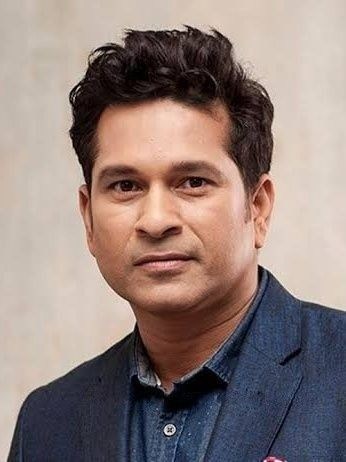
#> input picture Server/test_image/0bcbd492f128d1b35748ab9bfe264f6e.jpg, 346 x 462 px; its folder holds only this picture in this run
$ python -i streamlit.py   (imports and definitions only)
#> lines starting #> are read from the running program, lines starting #| are printed output that depends on the picture
### Server/wavelet.py
import numpy as np
import pywt
import cv2

def w2d(img, mode='haar', level=1):
    imArray = img
    #Datatype conversions
    #convert to grayscale
    imArray = cv2.cvtColor( imArray,cv2.COLOR_RGB2GRAY )
    #convert to float
    imArray =  np.float32(imArray)
    imArray /= 255;
    # compute coefficients
    coeffs=pywt.wavedec2(imArray, mode, level=level)

    #Process Coefficients
    coeffs_H=list(coeffs)
    coeffs_H[0] *= 0;

    # reconstruction
    imArray_H=pywt.waverec2(coeffs_H, mode);
    imArray_H *= 255;
    imArray_H =  np.uint8(imArray_H)

    return imArray_H

### Server/streamlit.py
import streamlit as st
import joblib
import json
import numpy as np
import base64
import cv2
from wavelet import w2d


# [12 lines left out: function load_saved_artifacts, not called in this run]
# Load saved artifacts


__class_name_to_number={}
__class_number_to_name={}
__model=None

def  class_number_to_name(class_num):
    return  __class_number_to_name[class_num]

# Define image classification function
# [33 lines left out: functions classify_image, get_cv2_image_from_base64_string, not called in this run]
#> in get_cropped_image_if_2_eyes, img is the input picture: shape (462, 346, 3); mean B, G, R 123.3, 127.8, 144.7
#> in get_cropped_image_if_2_eyes, `gray = cv2.cvtColor(img, cv2.COLOR_BGR2GRAY)`:
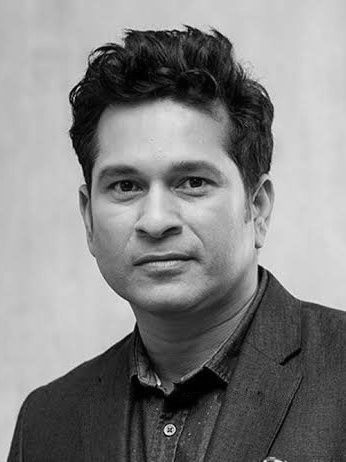
#> gray: shape (462, 346); min 0, max 254, mean 132.4
#> in get_cropped_image_if_2_eyes, `faces = face_cascade.detectMultiScale(gray, 1.3, 5)`: faces = [[55, 102, 210, 210]]
#> the loop in get_cropped_image_if_2_eyes, `for (x,y,w,h) in faces:` made 1 pass
#> pass 1, in get_cropped_image_if_2_eyes, `roi_gray = gray[y:y+h, x:x+w]`:
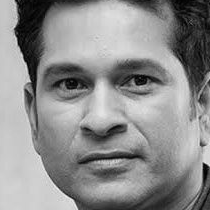
#> roi_gray: shape (210, 210); min 1, max 237, mean 141
#> pass 1, in get_cropped_image_if_2_eyes, `roi_color = img[y:y+h, x:x+w]`:
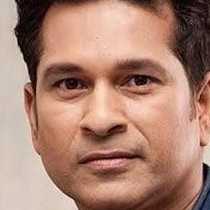
#> roi_color: shape (210, 210, 3); mean B, G, R 114, 130.8, 171.3
#> the loop in classify_image, `for img in imgs:` made 1 pass
#> pass 1, in classify_image, `scalled_raw_img = cv2.resize(img, (32, 32))`:
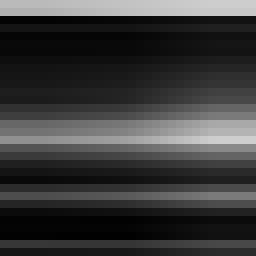
#> scalled_raw_img: shape (32, 32) (shown 8 times larger); min 1, max 206, mean 58.3
#> after the loop in classify_image, `for img in imgs:`: result = []
    result=[]
    for img in imgs:
        scalled_raw_img = cv2.resize(img, (32, 32))
        img_har = w2d(img,'db1',5)
        scalled_img_har = cv2.resize(img_har, (32, 32))
        combined_img = np.vstack((scalled_raw_img.reshape(32*32*3,1),scalled_img_har.reshape(32*32,1)))
        len_image_array=32*32*3+32*32
        final=combined_img.reshape(1,len_image_array).astype(float)
        result.append({
            'class':class_number_to_name( __model.predict(final)[0]),
            'class_probability':np.round(__model.predict_proba(final)*100,2).tolist()[0],
            'class_dictionary':__class_name_to_number
        })

    return result

# Define function to convert base64 image to numpy array
def get_cv2_image_from_base64_string(b64str):
    # Code for converting base64 image to numpy array
    try:
        encoded_data = b64str.split(',')[1]
        nparr = np.fromstring(base64.b64decode(encoded_data), np.uint8)
        img = cv2.imdecode(nparr, cv2.IMREAD_COLOR)
        if img is not None:
            return img
        else:
            print("Error: Image not loaded correctly.")
            return None
    except Exception as e:
        print("Error decoding base64 string:", e)
        return None

face_cascade=cv2.CascadeClassifier(r"C:\Users\sumit\Desktop\Code\Project\Image classification\Model\opencv\haarcascades\haarcascade_frontalface_default.xml")
eye_cascade=cv2.CascadeClassifier(r"C:\Users\sumit\Desktop\Code\Project\Image classification\Model\opencv\haarcascades\haarcascade_eye.xml")

# Define function to detect faces and eyes and return cropped faces
# [32 lines left out: functions get_cropped_image_if_2_eyes, upload_image_file, main, not called in this run]


# [2 lines not run here, left out]

#> (the run stopped early here; a loop or call above may not have finished)

$ run again, on Server/test_image/289002.1.webp
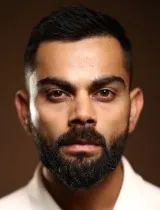
#> input picture Server/test_image/289002.1.webp, 160 x 210 px
#> in get_cropped_image_if_2_eyes, img is the input picture: shape (210, 160, 3); mean B, G, R 57.5, 74.9, 103.2
#> faces = [[16, 42, 129, 129]]
#> the loop in get_cropped_image_if_2_eyes, `for (x,y,w,h) in faces:` made 1 pass
#> pass 1, in get_cropped_image_if_2_eyes, `roi_color = img[y:y+h, x:x+w]`:
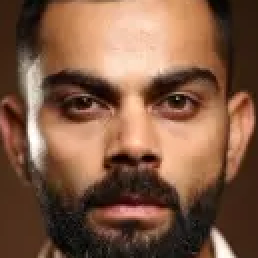
#> roi_color: shape (129, 129, 3) (shown 2 times larger); mean B, G, R 67.9, 90, 127.9
#> the loop in classify_image, `for img in imgs:` made 1 pass
#> pass 1, in classify_image, `scalled_raw_img = cv2.resize(img, (32, 32))`:
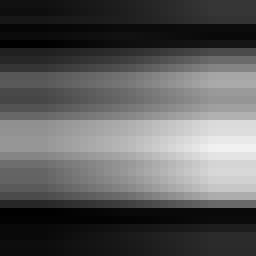
#> scalled_raw_img: shape (32, 32) (shown 8 times larger); min 1, max 241, mean 90.5
#> after the loop in classify_image, `for img in imgs:`: result = []
